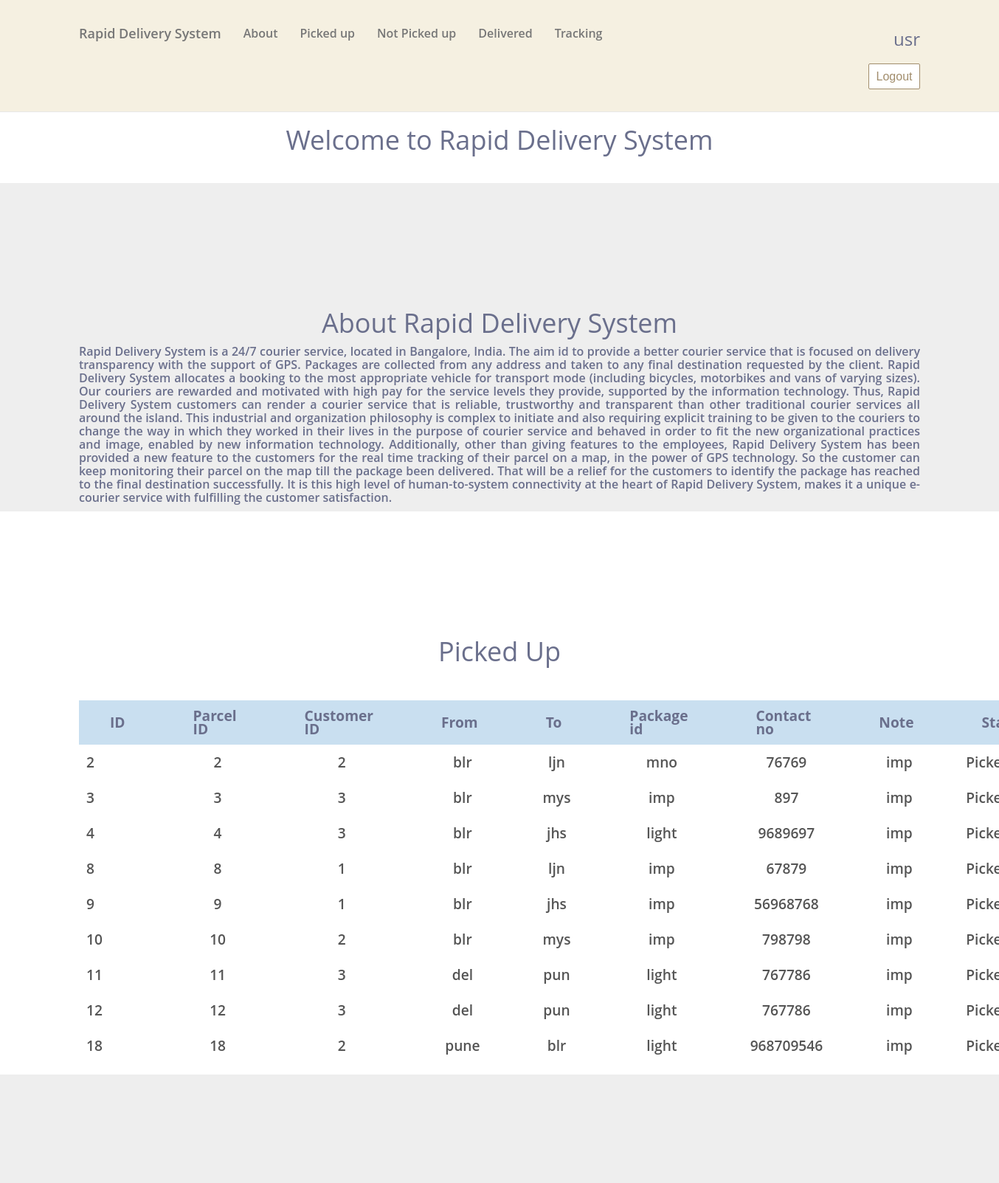
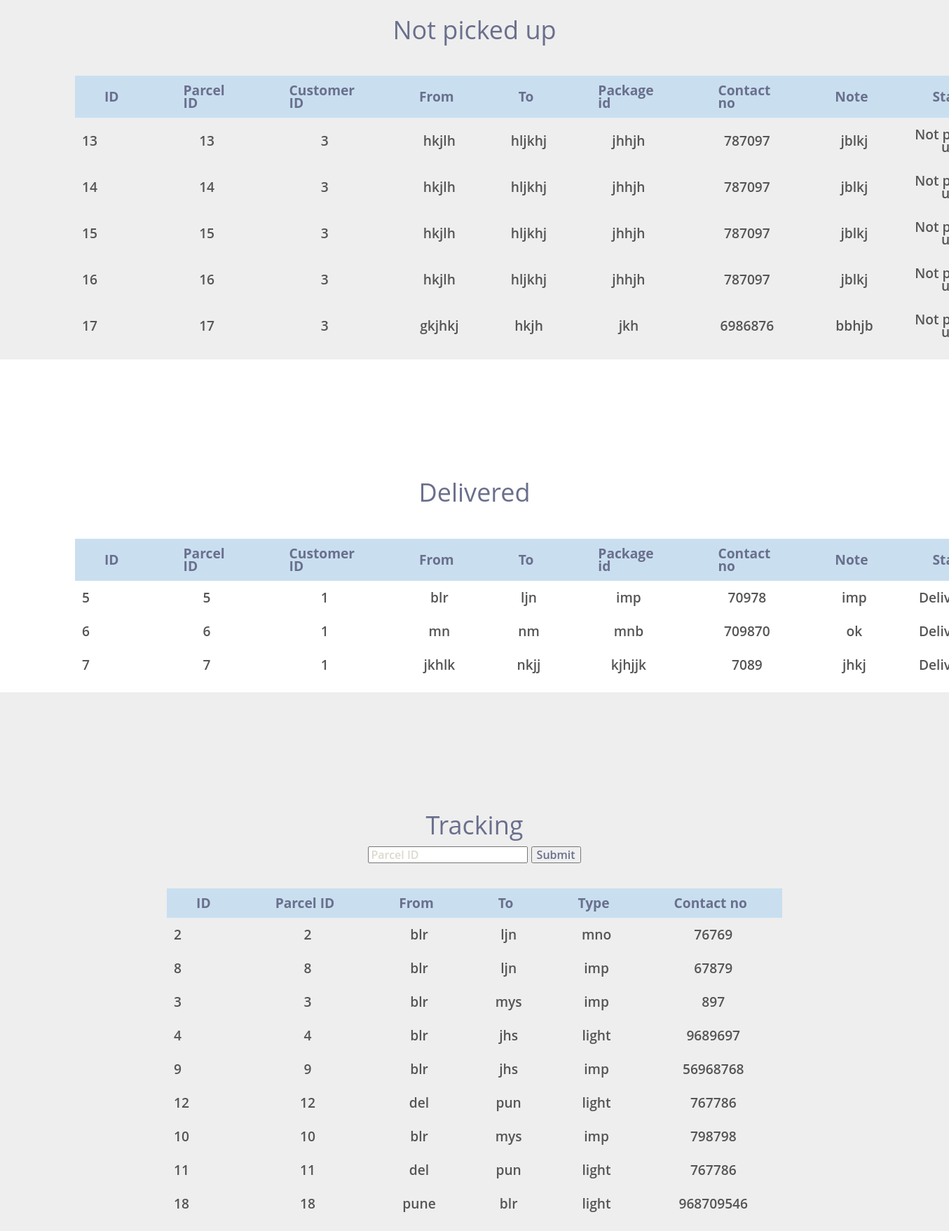
The page /adminhome.php (signed in) on the database its author committed (2 pictures, top to bottom).
### tables this page shows
CREATE TABLE `parcel` (
  `id` int(11) NOT NULL,
  `customer_id` int(11) NOT NULL,
  `pickup_address` varchar(45) DEFAULT NULL,
  `delivery_address` varchar(45) DEFAULT NULL,
  `package_type` varchar(45) DEFAULT NULL,
  `contact_no` varchar(45) DEFAULT NULL,
  `state_address` varchar(45) DEFAULT NULL,
  `note` varchar(45) DEFAULT NULL
);

CREATE TABLE `parcel_status` (
  `id` int(11) NOT NULL,
  `courier_id` int(11) NOT NULL,
  `customer_id` int(11) NOT NULL,
  `status` varchar(10) NOT NULL,
  `Vehicle_ID` int(11) NOT NULL,
  `parcel_ID` int(11) NOT NULL
);

### adminSession.php (called while the page is built, shortened)
<?php
$connection = mysqli_connect("localhost", "root", "");
$user_check=$_SESSION['login_user'];
$ses_sql=mysqli_query($connection, "select username from admin where username='$user_check'");
$row = mysqli_fetch_assoc($ses_sql);
$login_session =$row['username'];
?>

### adminHome.php (the view, shortened to what this page needs)
<!DOCTYPE html>
<html lang="en">
<head>
    <link href="css/bootstrap.min.css" rel="stylesheet">
    <link href="css/scrolling-nav.css" rel="stylesheet">
    <link href="css/style2.css" rel="stylesheet">
</head>
<body id="page-top" data-spy="scroll" data-target=".navbar-fixed-top">
    <nav class="navbar navbar-default navbar-fixed-top" role="navigation">
        <div class="container">
            <div class="navbar-header page-scroll">
                <a class="navbar-brand page-scroll" href="#page-top">Rapid Delivery System</a>
            </div>
            <div class="collapse navbar-collapse navbar-ex1-collapse">
                <ul class="nav navbar-nav">
                    <li>
                        <a class="page-scroll" href="#about">About</a>
                    </li>
                    <li>
                        <a class="page-scroll" href="#pickedup">Picked up</a>
                    </li>
                    <li>
                        <a class="page-scroll" href="#contact">Not Picked up</a>
                    </li>
                   <li>
                        <a class="page-scroll" href="#delivered">Delivered</a>
                    </li>
                    <li>
                    	<a class="page-scroll" href="#track">Tracking</a>
                    </li>
                </ul>
                <ul>
                <div class="userName">
					<?php
                    include('adminSession.php');
                    echo "<h3> $login_session </h3>";
                    ?>
                    <form action="logout.php" method="post">
                    <div class="logout">
                    <input name="btn_logout" type="submit" value="Logout">
				    </div>
                    </form>
                    </div>
            </ul>
        </div>
        </div></nav>
    <section id="intro" class="intro-section">
        <div class="container">
            <div class="row">
                <div class="welcomePane">
                    <h1>Welcome to Rapid Delivery System</h1>
                    <div class="welcomePane-img">
                    	<p>&nbsp;</p>
                </div>
            </div>
        </div>
        </div>
    </section>
    <section id="about" class="about-section">
        <div class="container">
            <div class="row">
                <div class="col-lg-12">
                    <h1>About Rapid Delivery System</h1>
                    	<p align="justify"> Rapid Delivery System is a 24/7 courier service, located in Bangalore, India. The aim id to provide a better courier service that is focused on delivery transparency with the support of GPS.
Packages are collected from any address and taken to any final destination requested by the client. Rapid Delivery System allocates a booking to the most appropriate vehicle for transport mode (including bicycles, motorbikes and vans of varying sizes).
Our couriers are rewarded and motivated with high pay for the service levels they provide, supported by the information technology. Thus, Rapid Delivery System customers can render a courier service that is reliable, trustworthy and transparent than other traditional courier services all around the island. This industrial and organization philosophy is complex to initiate and also requiring explicit training to be given to the couriers to change the way in which they worked in their lives in the purpose of courier service and behaved in order to fit the new organizational practices and image, enabled by new information technology.
Additionally, other than giving features to the employees, Rapid Delivery System has been provided a new feature to the customers for the real time tracking of their parcel on a map, in the power of GPS technology. So the customer can keep monitoring their parcel on the map till the package been delivered. That will be a relief for the customers to identify the package has reached to the final destination successfully. It is this high level of human-to-system connectivity at the heart of Rapid Delivery System, makes it a unique e-courier service with fulfilling the customer satisfaction.
</p>
                </div>
            </div>
        </div>
    </section>
    <section id="pickedup" class="services-section">
        <div class="container">
            <div class="row">
                <div class="col-lg-12">
                    <h1>Picked Up</h1>
 <?php
require 'connect.php';
        $sql = "SELECT * FROM
parcel where id in (SELECT parcel_ID from parcel_status where status='Pickedup')";
if (mysqli_query($con, $sql)) {
$results = mysqli_query($con, $sql) or die(mysql_error());
echo  "<table id=\"keywords\" cellspacing=\"0\" cellpadding=\"0\">
<thead>
<br/><br/>
<tr>
<th><span>ID</span></th>
        <th><span>Parcel ID</span></th>
        <th><span>Customer ID</span></th>
        <th><span>From</span></th>
        <th><span>To</span></th>
        <th><span>Package id</span></th>
        <th><span>Contact no</span></th>
        <th><span>Note</span></th>
        <th>Status</th>
      </tr>
    </thead>
	 <tbody>";
while ($row = mysqli_fetch_array($results, MYSQLI_ASSOC)) {
extract($row);
$pid=$row["id"];
$cid=$row["customer_id"];
$paddr=$row["pickup_address"];
$daddr=$row["delivery_address"];
$pt=$row["package_type"];
$cno=$row["contact_no"];
$nt=$row["note"];
echo "
      <tr>
        <td class=\"lalign\">".$id."</td>
        <td>".$pid."</td>
        <td>".$cid."</td>
        <td>".$paddr."</td>
        <td>".$daddr."</td>
		<td>".$pt."</td>
        <td>".$cno."</td>
        <td>".$nt."</td>
        <td>Picked Up</td>
      </tr>
	   </tr>";
	}
    echo"</tbody></table>";
}
        ?>
                </div>
            </div>
        </div>
    </section>
    <section id="contact" class="contact-section">
        <div class="container">
            <div class="row">
                <div class="col-lg-12">
                    <h1>Not picked up</h1>
 <?php
require 'connect.php';
        $sql = "SELECT * FROM
parcel where id not in (SELECT parcel_ID from parcel_status)";
if (mysqli_query($con, $sql)) {
$results = mysqli_query($con, $sql) or die(mysql_error());
echo  "<table id=\"keywords\" cellspacing=\"0\" cellpadding=\"0\">
<thead>
<br/><br/>
<tr>
<th><span>ID</span></th>
        <th><span>Parcel ID</span></th>
        <th><span>Customer ID</span></th>
        <th><span>From</span></th>
        <th><span>To</span></th>
        <th><span>Package id</span></th>
        <th><span>Contact no</span></th>
        <th><span>Note</span></th>
        <th>Status</th>
      </tr>
    </thead>
	 <tbody>";
while ($row = mysqli_fetch_array($results, MYSQLI_ASSOC)) {
extract($row);
$pid=$row["id"];
$cid=$row["customer_id"];
$paddr=$row["pickup_address"];
$daddr=$row["delivery_address"];
$pt=$row["package_type"];
$cno=$row["contact_no"];
$nt=$row["note"];
echo "
      <tr>
        <td class=\"lalign\">".$id."</td>
        <td>".$pid."</td>
        <td>".$cid."</td>
        <td>".$paddr."</td>
        <td>".$daddr."</td>
		<td>".$pt."</td>
        <td>".$cno."</td>
        <td>".$nt."</td>
        <td>Not picked up</td>
      </tr>
	   </tr>";
	}
    echo"</tbody></table>";
}
        ?>
                </div>
            </div>
        </div>
    </section>
    <section id="delivered" class="services-section">
        <div class="container">
            <div class="row">
                <div class="col-lg-12">
                    <h1>Delivered</h1>
 <?php
require 'connect.php';
        $sql = "SELECT * FROM
parcel where id in (SELECT parcel_ID from parcel_status where status='Delivered')";
if (mysqli_query($con, $sql)) {
$results = mysqli_query($con, $sql) or die(mysql_error());
echo  "<table id=\"keywords\" cellspacing=\"0\" cellpadding=\"0\">
<thead>
<br/><br/>
<tr>
<th><span>ID</span></th>
        <th><span>Parcel ID</span></th>
        <th><span>Customer ID</span></th>
        <th><span>From</span></th>
        <th><span>To</span></th>
        <th><span>Package id</span></th>
        <th><span>Contact no</span></th>
        <th><span>Note</span></th>
        <th>Status</th>
      </tr>
    </thead>
	 <tbody>";
while ($row = mysqli_fetch_array($results, MYSQLI_ASSOC)) {
extract($row);
$pid=$row["id"];
$cid=$row["customer_id"];
$paddr=$row["pickup_address"];
$daddr=$row["delivery_address"];
$pt=$row["package_type"];
$cno=$row["contact_no"];
$nt=$row["note"];
echo "
      <tr>
        <td class=\"lalign\">".$id."</td>
        <td>".$pid."</td>
        <td>".$cid."</td>
        <td>".$paddr."</td>
        <td>".$daddr."</td>
		<td>".$pt."</td>
        <td>".$cno."</td>
        <td>".$nt."</td>
        <td>Delivered</td>
      </tr>
	   </tr>";
	}
    echo"</tbody></table>";
}
        ?>
                </div>
            </div>
        </div>
    </section>
    <section id="track" class="track-section">
        <div class="container">
            <div class="row">
                <div class="">
                    <h1>Tracking</h1>
                     </div>
             </div>
             <form action="CustomerParcels.php" method="post">
             <input type="text" name="parcel_ID" placeholder="Parcel ID">
             <input type="submit">
             </form>
<?php
require 'connect.php';
$sql = "SELECT parcel.id, parcel.pickup_address, parcel.delivery_address,parcel.package_type, parcel.contact_no, parcel_status.status FROM parcel INNER JOIN parcel_status on parcel.id = parcel_status.parcel_ID WHERE parcel_status.status = 'Pickedup'";
if (mysqli_query($con, $sql)) {
$results = mysqli_query($con, $sql) or die(mysql_error());
echo  "<table id=\"keywords\" cellspacing=\"0\" cellpadding=\"0\">
<thead>
<br/><br/>
<tr>
<th><span>ID</span></th>
        <th><span>Parcel ID</span></th>
        <th><span>From</span></th>
        <th><span>To</span></th>
        <th><span>Type</span></th>
        <th><span>Contact no</span></th>
        </tr>
    </thead>
	 <tbody>";
while ($row = mysqli_fetch_array($results, MYSQLI_ASSOC)) {
extract($row);
echo "
      <tr>
        <td class=\"lalign\">".$id."</td>
        <td>".$id."</td>
        <td>".$pickup_address."</td>
        <td>".$delivery_address."</td>
		<td>".$package_type."</td>
        <td>".$contact_no."</td>
        </tr>
	   </tr>";
	}
    echo"</tbody></table>";
}
?>
</body>
</html>

### css/scrolling-nav.css (style rules this page uses)
body { width: 100%; height: 100%; }
html { width: 100%; height: 100%; }
@media (min-width:767px) { .navbar { padding: 20px 0; -webkit-transition: background .5s ease-in-out,padding .5s ease-in-out; -moz-transition: background .5s ease-in-out,padding .5s ease-in-out; transition: background .5s ease-in-out,padding .5s ease-in-out; background:rgba(210,191,125,0.23); } }
.intro-section { padding-top: 150px; text-align: center; background: #fff; }
.about-section { padding-top: 150px; text-align: center; background: #eee; }
.services-section { padding-top: 150px; text-align: center; background: #fff; }
.contact-section { padding-top: 150px; text-align: center; background: #eee; }
.track-section { padding-top: 150px; text-align: center; background: #eee; }
.userName { text-align:right; }
.logout input[type=submit] { width: 70px; height: 35px; background: #fff; border: 1px solid #a18d6c; cursor: pointer; border-radius: 2px; color: #a18d6c; font-family: 'Exo', sans-serif; font-size: 16px; font-weight: 400; padding: 6px; margin-top: 10px; }
body { margin:0; color:#6a6f8c; background:#c8c8c8; font:600 16px/18px 'Open Sans',sans-serif; }
*,:after,:before { box-sizing:border-box }
a { color:inherit;text-decoration:none }

### css/style2.css (style rules this page uses)
#keywords { margin: 0 auto; font-size: 1.2em; margin-bottom: 15px; }
#keywords thead { cursor: pointer; background: #c9dff0; }
#keywords thead tr th { font-weight: bold; padding: 12px 30px; padding-left: 42px; }
#keywords thead tr th span { padding-right: 20px; background-repeat: no-repeat; background-position: 100% 100%; }
#keywords tbody tr { color: #555; }
#keywords tbody tr td { text-align: center; padding: 15px 10px; }
#keywords tbody tr td.lalign { text-align: left; }
body { font: 13px/20px "Open Sans", Tahoma, Verdana, sans-serif; color: #a7a599; background: #31302b; }

### rows shown on the page
parcel: id "2", customer "2", pickup_address "blr", delivery_address "ljn", package_type "mno", contact_no "76769", note "imp"
parcel: id "3", customer "3", pickup_address "blr", delivery_address "mys", package_type "imp", contact_no "897", note "imp"
parcel: id "4", customer "3", pickup_address "blr", delivery_address "jhs", package_type "light", contact_no "9689697", note "imp"
parcel: id "8", customer "1", pickup_address "blr", delivery_address "ljn", package_type "imp", contact_no "67879", note "imp"
parcel: id "9", customer "1", pickup_address "blr", delivery_address "jhs", package_type "imp", contact_no "56968768", note "imp"
parcel: id "10", customer "2", pickup_address "blr", delivery_address "mys", package_type "imp", contact_no "798798", note "imp"
parcel: id "11", customer "3", pickup_address "del", delivery_address "pun", package_type "light", contact_no "767786", note "imp"
parcel: id "12", customer "3", pickup_address "del", delivery_address "pun", package_type "light", contact_no "767786", note "imp"
parcel: id "18", customer "2", pickup_address "pune", delivery_address "blr", package_type "light", contact_no "968709546", note "imp"
parcel: id "13", customer "3", pickup_address "hkjlh", delivery_address "hljkhj", package_type "jhhjh", contact_no "787097", note "jblkj"
parcel: id "14", customer "3", pickup_address "hkjlh", delivery_address "hljkhj", package_type "jhhjh", contact_no "787097", note "jblkj"
parcel: id "15", customer "3", pickup_address "hkjlh", delivery_address "hljkhj", package_type "jhhjh", contact_no "787097", note "jblkj"
parcel: id "16", customer "3", pickup_address "hkjlh", delivery_address "hljkhj", package_type "jhhjh", contact_no "787097", note "jblkj"
parcel: id "17", customer "3", pickup_address "gkjhkj", delivery_address "hkjh", package_type "jkh", contact_no "6986876", note "bbhjb"
parcel: id "5", customer "1", pickup_address "blr", delivery_address "ljn", package_type "imp", contact_no "70978", note "imp"
parcel: id "6", customer "1", pickup_address "mn", delivery_address "nm", package_type "mnb", contact_no "709870", note "ok"
parcel: id "7", customer "1", pickup_address "jkhlk", delivery_address "nkjj", package_type "kjhjjk", contact_no "7089", note "jhkj"
parcel_status: parcel_ID "2", parcel_ID.pickup_address "blr", parcel_ID.delivery_address "ljn", parcel_ID.package_type "mno", parcel_ID.contact_no "76769"
parcel_status: parcel_ID "8", parcel_ID.pickup_address "blr", parcel_ID.delivery_address "ljn", parcel_ID.package_type "imp", parcel_ID.contact_no "67879"
parcel_status: parcel_ID "3", parcel_ID.pickup_address "blr", parcel_ID.delivery_address "mys", parcel_ID.package_type "imp", parcel_ID.contact_no "897"
parcel_status: parcel_ID "4", parcel_ID.pickup_address "blr", parcel_ID.delivery_address "jhs", parcel_ID.package_type "light", parcel_ID.contact_no "9689697"
parcel_status: parcel_ID "9", parcel_ID.pickup_address "blr", parcel_ID.delivery_address "jhs", parcel_ID.package_type "imp", parcel_ID.contact_no "56968768"
parcel_status: parcel_ID "12", parcel_ID.pickup_address "del", parcel_ID.delivery_address "pun", parcel_ID.package_type "light", parcel_ID.contact_no "767786"
parcel_status: parcel_ID "10", parcel_ID.pickup_address "blr", parcel_ID.delivery_address "mys", parcel_ID.package_type "imp", parcel_ID.contact_no "798798"
parcel_status: parcel_ID "11", parcel_ID.pickup_address "del", parcel_ID.delivery_address "pun", parcel_ID.package_type "light", parcel_ID.contact_no "767786"
parcel_status: parcel_ID "18", parcel_ID.pickup_address "pune", parcel_ID.delivery_address "blr", parcel_ID.package_type "light", parcel_ID.contact_no "968709546"

### other values the page prints
$login_session "usr"
